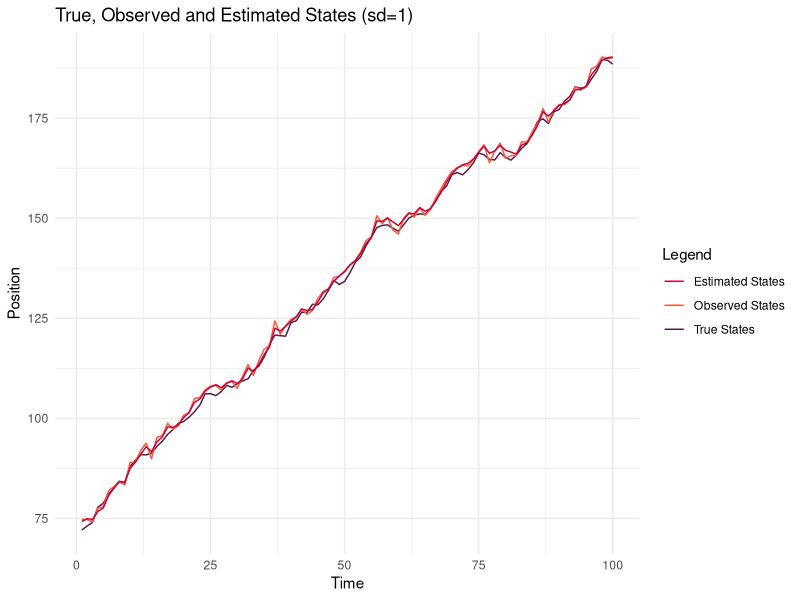
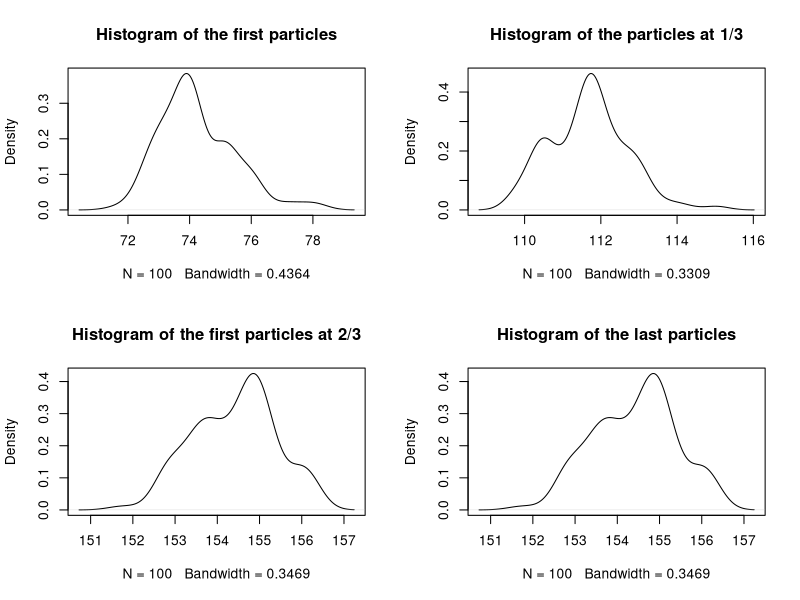
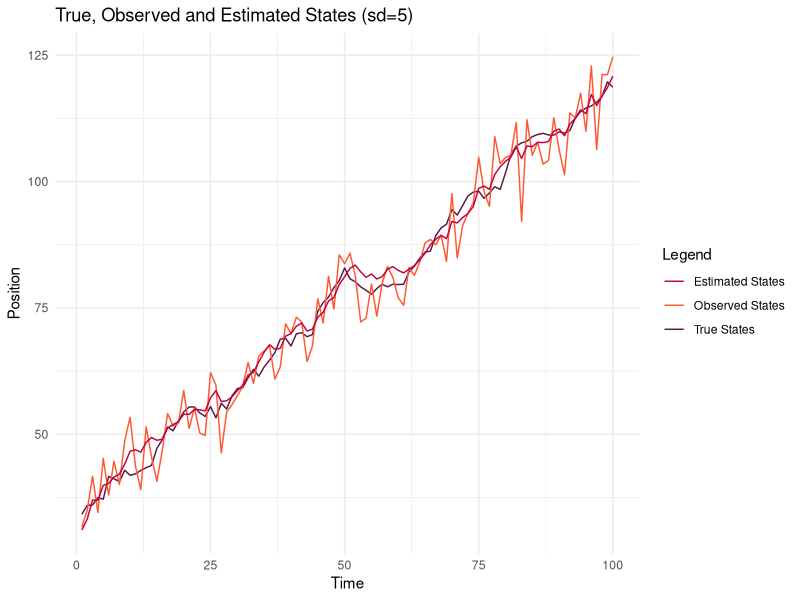
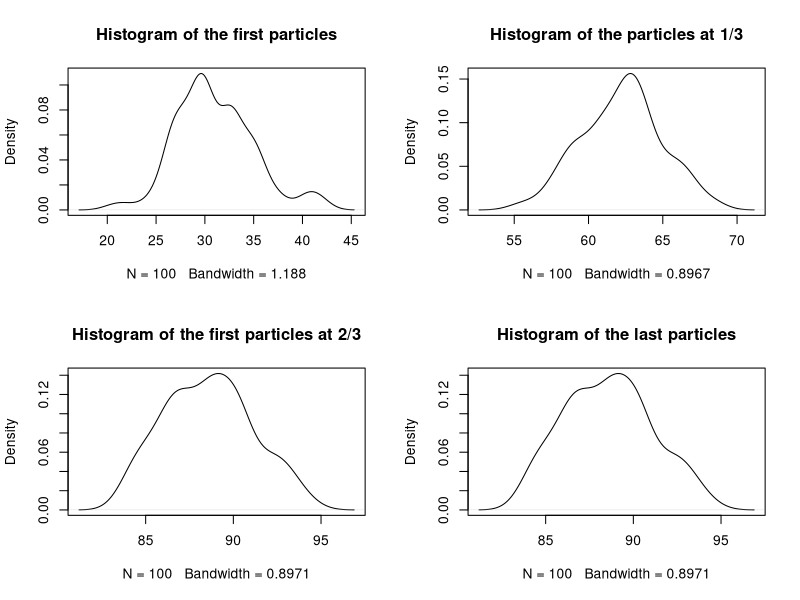
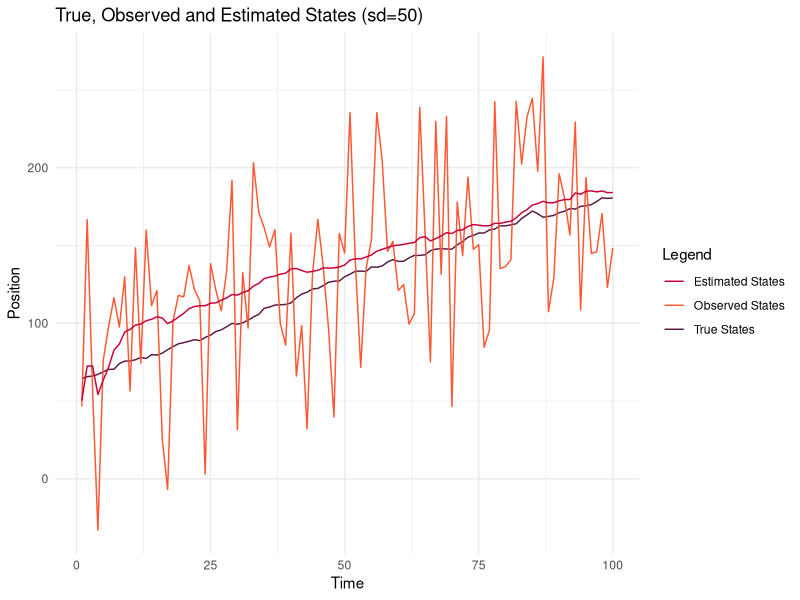
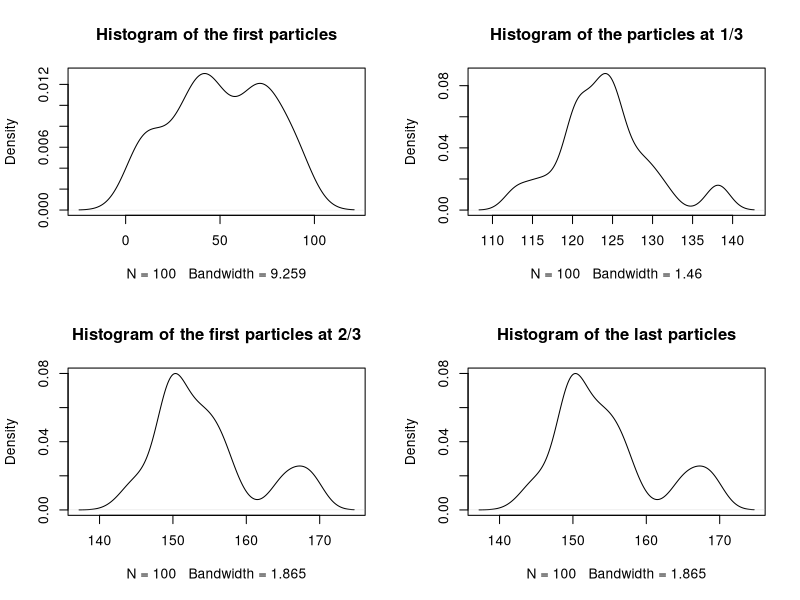
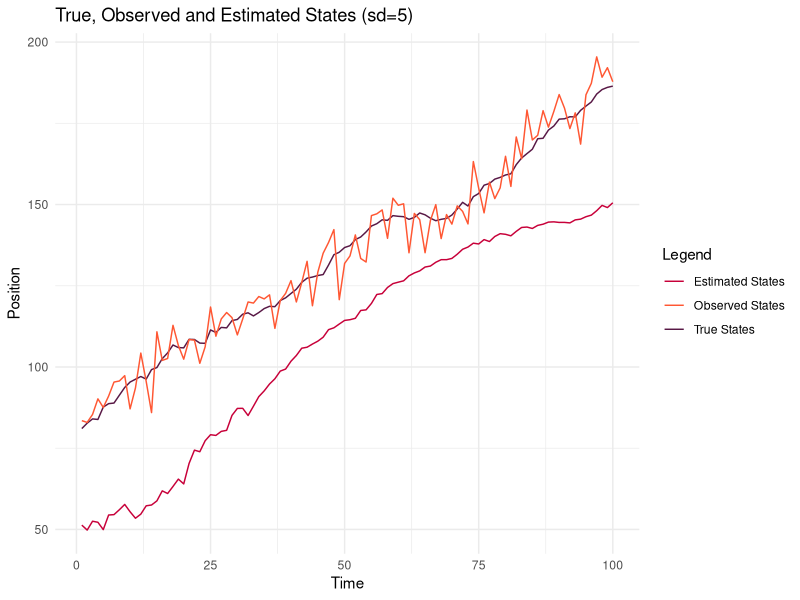
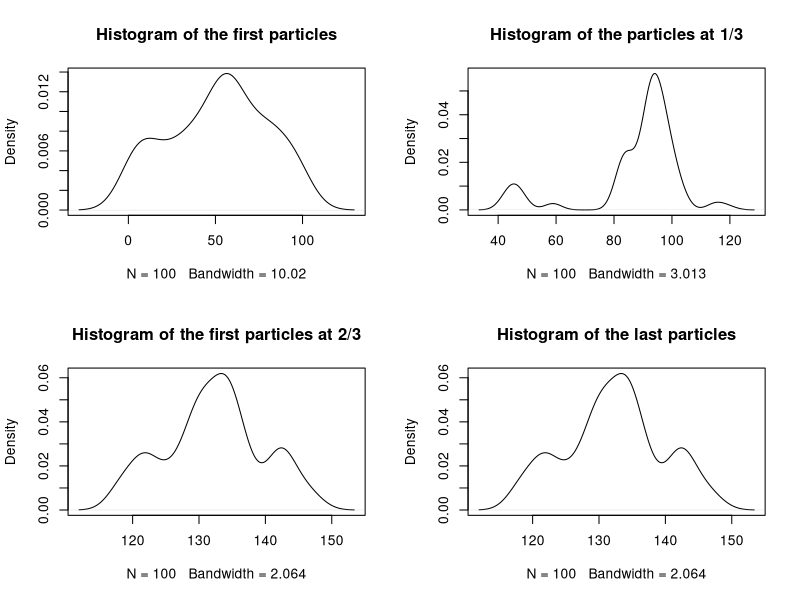

Source code (R) for these figures, in order:
## ---- chunk 1
library(ggplot2)
knitr::opts_chunk$set(echo = TRUE)
set.seed(12345)
## ---- chunk 2

# Parameter setup
partice_sample_size = 100 # M
iterations = 100 # T

rtransition = function(z_t_1, sd=1) {
  return(rnorm(1, sample(c(0,1,2), size=1)+z_t_1, sd=sd))
}

remission = function(n, z_t, sd=1) {
  return(rnorm(1, sample(c(0,1,2), size=1)+z_t, sd=sd))
}

demission = function(x_t, z_t, sd=1) {
  return(sum(dnorm(x_t, c(0, -1, 1)+z_t, sd=sd))/3)
}

rinit = function(n) {
  return(runif(n, 0, 100))
}

sample_observations = function(n, sd_emission=1) {
  # First observation
  states = vector(length = n) # Z
  observations = vector(length = n) # X
  
  states[1] = rinit(1)
  observations[1] = remission(1, states[1], sd_emission)
  
  for (i in 2:n) {
    states[i] = rtransition(states[i-1])
    observations[i] = remission(1, states[i], sd_emission)
  }
  
  return(data.frame(states = states, obs = observations))
}

particle_filter = function(observations, T=100, M=100, sd_emission=1, corr=TRUE) {
  
  particle_plot_locations = c(1, round(T/3), round(T/3*2), T)
  
  particle_df = data.frame(matrix(nrow = M, ncol=length(particle_plot_locations)))
  
  X = matrix(nrow = T, ncol = M) # Posterior believe
  X_bar = matrix(nrow = T, ncol = M) # Prior believe
  W = matrix(nrow = T, ncol = M)
  Z = vector(length = T)
  
  for (t in 1:T) {
    
    if (t == 1) {
      # Initialization
      X_temp = rinit(M)
      # Prediction
      X_bar[t,] = sapply(X_temp, rtransition)
    }
    else {
      # Prediction
      X_bar[t,] = sapply(X[t-1,], rtransition)
    }
    
    # Importance Weight
    W[t, ] = sapply(X_bar[t,], demission, z_t = observations[t], sd=sd_emission)
    # Normalize
    W[t, ] = W[t, ]/sum(W[t, ])
    # Correction
    if (corr) {
      prob = W[t,]
    }
    else {
      prob = rep(1, length(W[t,]))
    }
    X[t,] = sample(X_bar[t,], M, prob = prob, replace = TRUE)
    # Taken from Bishop
    #Z[t] = as.numeric(W[t, ] %*% X[t, ])
    Z[t] = mean(X[t,])
    
    if (t %in% particle_plot_locations) {
      particle_df[, match(t, particle_plot_locations)] = X[t,]
    }
  }
  
  return(list(X=X, X_bar=X_bar, W=W, Z=Z, particles=particle_df))
}


## ---- chunk 3

sd_emission = 1

observations = sample_observations(iterations, sd_emission)

res = particle_filter(observations$obs,
                      T = iterations,
                      M = partice_sample_size,
                      sd_emission = sd_emission)

## ---- chunk 4

df = data.frame(time = 1:iterations,
                true_states=observations$states,
                observed_states=observations$obs,
                estimated_states=res$Z)

ggplot(df) +
  geom_line(aes(x = time, y = true_states, colour = "True States")) +
  geom_line(aes(x = time, y = observed_states, colour = "Observed States")) +
  geom_line(aes(x = time, y = estimated_states, colour = "Estimated States")) +
  labs(title = "True, Observed and Estimated States (sd=1)",
       y = "Position",
       x = "Time", color = "Legend") +
  scale_color_manual(values = c("#C70039", "#FF5733", "#581845")) +
  theme_minimal()

par(mfrow = c(2, 2))
plot(density(res$particles[,1]), main="Histogram of the first particles")
plot(density(res$particles[,2]), main="Histogram of the particles at 1/3")
plot(density(res$particles[,3]), main="Histogram of the first particles at 2/3")
plot(density(res$particles[,3]), main="Histogram of the last particles")

## ---- chunk 5

sd_emission = 5

observations = sample_observations(iterations, sd_emission)

res = particle_filter(observations$obs,
                      T = iterations,
                      M = partice_sample_size,
                      sd_emission = sd_emission)

## ---- chunk 6

df = data.frame(time = 1:iterations,
                true_states=observations$states,
                observed_states=observations$obs,
                estimated_states=res$Z)

ggplot(df) +
  geom_line(aes(x = time, y = true_states, colour = "True States")) +
  geom_line(aes(x = time, y = observed_states, colour = "Observed States")) +
  geom_line(aes(x = time, y = estimated_states, colour = "Estimated States")) +
  labs(title = "True, Observed and Estimated States (sd=5)",
       y = "Position",
       x = "Time", color = "Legend") +
  scale_color_manual(values = c("#C70039", "#FF5733", "#581845")) +
  theme_minimal()

par(mfrow = c(2, 2))
plot(density(res$particles[,1]), main="Histogram of the first particles")
plot(density(res$particles[,2]), main="Histogram of the particles at 1/3")
plot(density(res$particles[,3]), main="Histogram of the first particles at 2/3")
plot(density(res$particles[,3]), main="Histogram of the last particles")

## ---- chunk 7

sd_emission = 50

observations = sample_observations(iterations, sd_emission)

res = particle_filter(observations$obs,
                      T = iterations,
                      M = partice_sample_size,
                      sd_emission = sd_emission)

## ---- chunk 8

df = data.frame(time = 1:iterations,
                true_states=observations$states,
                observed_states=observations$obs,
                estimated_states=res$Z)

ggplot(df) +
  geom_line(aes(x = time, y = true_states, colour = "True States")) +
  geom_line(aes(x = time, y = observed_states, colour = "Observed States")) +
  geom_line(aes(x = time, y = estimated_states, colour = "Estimated States")) +
  labs(title = "True, Observed and Estimated States (sd=50)",
       y = "Position",
       x = "Time", color = "Legend") +
  scale_color_manual(values = c("#C70039", "#FF5733", "#581845")) +
  theme_minimal()

par(mfrow = c(2, 2))
plot(density(res$particles[,1]), main="Histogram of the first particles")
plot(density(res$particles[,2]), main="Histogram of the particles at 1/3")
plot(density(res$particles[,3]), main="Histogram of the first particles at 2/3")
plot(density(res$particles[,3]), main="Histogram of the last particles")

## ---- chunk 9

sd_emission = 5

observations = sample_observations(iterations, sd_emission)

res = particle_filter(observations$obs,
                      T = iterations,
                      M = partice_sample_size,
                      sd_emission = sd_emission,
                      corr=FALSE)

## ---- chunk 10

df = data.frame(time = 1:iterations,
                true_states=observations$states,
                observed_states=observations$obs,
                estimated_states=res$Z)

ggplot(df) +
  geom_line(aes(x = time, y = true_states, colour = "True States")) +
  geom_line(aes(x = time, y = observed_states, colour = "Observed States")) +
  geom_line(aes(x = time, y = estimated_states, colour = "Estimated States")) +
  labs(title = "True, Observed and Estimated States (sd=5)",
       y = "Position",
       x = "Time", color = "Legend") +
  scale_color_manual(values = c("#C70039", "#FF5733", "#581845")) +
  theme_minimal()

par(mfrow = c(2, 2))
plot(density(res$particles[,1]), main="Histogram of the first particles")
plot(density(res$particles[,2]), main="Histogram of the particles at 1/3")
plot(density(res$particles[,3]), main="Histogram of the first particles at 2/3")
plot(density(res$particles[,3]), main="Histogram of the last particles")

